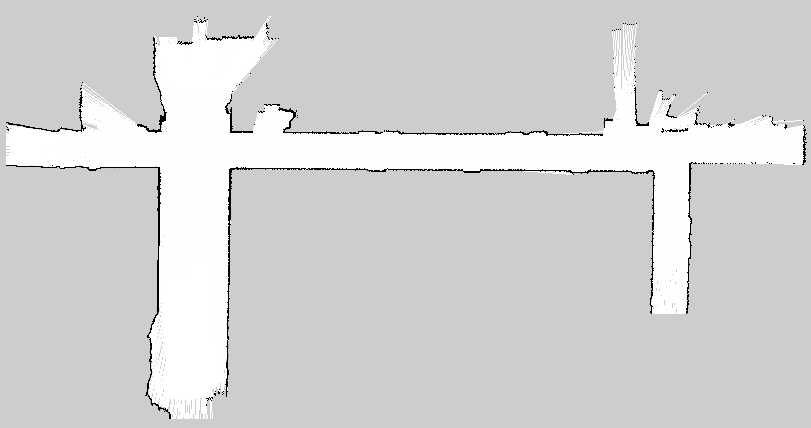
#> input picture feature_point_match/asset/image/part01-2.jpg, 811 x 428 px
$ python 'FLANN + SURF + RANSAC.py'
#> lines starting #> are read from the running program, lines starting #| are printed output that depends on the picture
import numpy as np
import cv2
from matplotlib import pyplot as plt


def SURF(img):
    surf = cv2.xfeatures2d.SURF_create()
    kp, des = surf.detectAndCompute(img, None)
    cv2.drawKeypoints(img, kp, img, (0, 255, 0))

    # 图像显示
    plt.figure(figsize=(10, 8), dpi=100)
    plt.imshow(img[:, :, ::-1])
    plt.xticks([]), plt.yticks([])
    plt.show()
    return kp, des


def ByFlann(img1, img2, kp1, kp2, des1, des2, flag="ORB"):
    """
        （1）FLANN匹配器
        :param img1: 匹配图像1
        :param img2: 匹配图像2
        :param kp1: 匹配图像1的特征点
        :param kp2: 匹配图像2的特征点
        :param des1: 匹配图像1的描述子
        :param des2: 匹配图像2的描述子
        :return:
        """
    if (flag == "SIFT" or flag == "sift"):
        # SIFT方法
        FLANN_INDEX_KDTREE = 1
        index_params = dict(algorithm=FLANN_INDEX_KDTREE,
                            trees=5)
        search_params = dict(check=50)
    else:
        # ORB方法
        FLANN_INDEX_LSH = 6
        index_params = dict(algorithm=FLANN_INDEX_LSH,
                            table_number=6,
                            key_size=12,
                            multi_probe_level=1)
        search_params = dict(check=50)
    # 定义FLANN参数
    flann = cv2.FlannBasedMatcher(index_params, search_params)
    matches = flann.match(des1, des2)
    # [4 lines of commented-out code are left out]
    return matches


def RANSAC(img1, img2, kp1, kp2, matches):
    MIN_MATCH_COUNT = 10
    # store all the good matches as per Lowe's ratio test.
    matchType = type(matches[0])
    good = []
    print(matchType)
    if isinstance(matches[0], cv2.DMatch):
        # 搜索使用的是match
        good = matches
    else:
        # 搜索使用的是knnMatch
        for m, n in matches:
            if m.distance < 0.7 * n.distance:
                good.append(m)

    if len(good) > MIN_MATCH_COUNT:
        src_pts = np.float32([kp1[m.queryIdx].pt for m in good]).reshape(-1, 1, 2)
        dst_pts = np.float32([kp2[m.trainIdx].pt for m in good]).reshape(-1, 1, 2)

        # M: 3x3 变换矩阵.
        M, mask = cv2.findHomography(src_pts, dst_pts, cv2.RANSAC, 5.0)
        matchesMask = mask.ravel().tolist()

        # [5 lines of commented-out code are left out]
    else:
        print
        "Not enough matches are found - %d/%d" % (len(good), MIN_MATCH_COUNT)
        matchesMask = None

    draw_params = dict(matchColor=(0, 255, 0),  # draw matches in green color
                       singlePointColor=None,
                       matchesMask=matchesMask,  # draw only inliers
                       flags=2)

    img3 = cv2.drawMatches(img1, kp1, img2, kp2, good, None, **draw_params)

    draw_params1 = dict(matchColor=(0, 255, 0),  # draw matches in green color
                        singlePointColor=None,
                        matchesMask=None,  # draw only inliers
                        flags=2)

    img33 = cv2.drawMatches(img1, kp1, img2, kp2, good, None, **draw_params1)
    cv2.imwrite("1.jpg", img33)
    cv2.imwrite("2.jpg", img3)
    cv2.imshow("before", img33)
    cv2.imshow("now", img3)
    cv2.waitKey(0)


def SIFT(img):
    # SIFT算法关键点检测
    # 读取图像
    gray = cv2.cvtColor(img, cv2.COLOR_BGR2GRAY)

    # SIFT关键点检测
    # 1. 实例化sift
    sift = cv2.xfeatures2d.SIFT_create()

    # 2. 利用sift.detectAndCompute()检测关键点并计算
    kp, des = sift.detectAndCompute(gray, None)
    # gray: 进行关键带你检测的图像，注意是灰度图像
    # kp: 关键点信息，包括位置，尺度，方向信息
    # des: 关键点描述符，每个关键点对应128个梯度信息的特征向量

    # 3. 将关键点检测结果绘制在图像上
    # cv2.drawKeypoints(image, keypoints, outputimage, color, flags)
    # image: 原始图像
    # keypoints: 关键点信息，将其绘制在图像上
    # outputimage: 输出图片，可以是原始图像
    # color: 颜色设置，通过修改(b, g, r)的值，更改画笔的颜色，b = 蓝色, g = 绿色, r = 红色
    # flags: 绘图功能的标识设置
    # 1. cv2.DRAW_MATCHES_FLAGS_DEFAULT: 创建输出图像矩阵，使用现存的输出图像绘制匹配对象和特征点，对每一个关键点只绘制中间点
    # 2. cv2.DRAW_MATCHES_FLAGS_DRAW_OVER_OUTIMG: 不创建输出图像矩阵，而是在输出图像上绘制匹配对
    # 3. cv2.DRAW_MATCHES_FLAGS_DRAW_RICH_KEYPOINTS: 对每一个特征点绘制带大小和方向的关键点图形
    # 4. cv2.DRAW_MATCHES_FLAGS_NOT_DRAW_SINGLE_POINTS: 单点的特征点不被绘制
    cv2.drawKeypoints(img, kp, img, (0, 255, 0))
    cv2.imwrite("1.jpg", img)
    # 图像显示
    plt.figure(figsize=(10, 8), dpi=100)
    plt.imshow(img[:, :, ::-1])
    plt.xticks([]), plt.yticks([])
    plt.show()
    return kp, des


if __name__ == '__main__':
    img1 = cv2.imread("asset/image/part01-2.jpg")
#> img1 is the input picture: shape (428, 811, 3); min 0, max 255, mean 211.8
    img2 = cv2.imread("asset/image/part02-2.jpg")
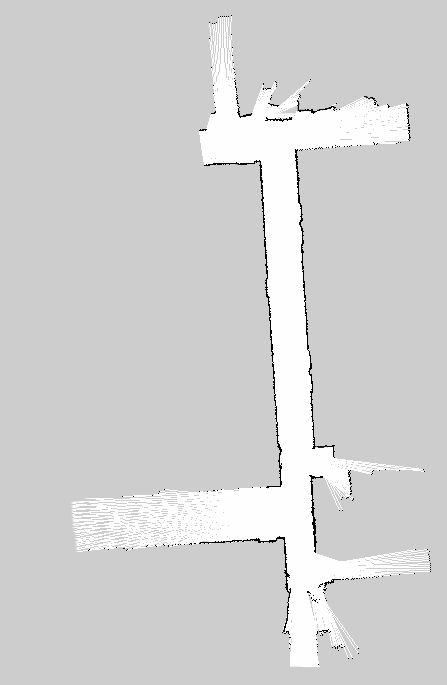
#> input picture feature_point_match/asset/image/part02-2.jpg, 447 x 685 px
#> img2 is the input picture: shape (685, 447, 3); min 0, max 255, mean 210
    # img1 = cv2.imread("asset/image/part01-2.jpg")
    # img2 = cv2.imread("asset/image/part02-2.jpg")
    kp1, des1 = SIFT(img1)
#> in SIFT, `kp, des = sift.detectAndCompute(gray, None)`: kp = 117 keypoints; strongest (x, y, size): (686, 129, 2.1), (786, 127, 2), (647, 124, 2.1), (676, 131, 1.9)
#> kp1 has the same summary as kp in SIFT
    kp2, des2 = SIFT(img2)
#> in SIFT (call 2), `kp, des = sift.detectAndCompute(gray, None)`: kp = 124 keypoints; strongest (x, y, size): (290, 118, 2.1), (283, 538, 2.1), (280, 120, 1.9), (302, 251, 2.2)
#> in SIFT (call 2), `cv2.drawKeypoints(img, kp, img, (0, 255, 0))`:
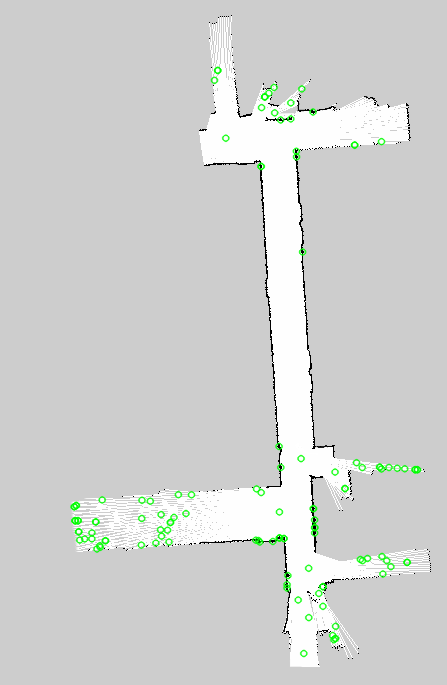
#> img: shape (685, 447, 3); mean B, G, R 208.3, 210.2, 208.3
#> kp2 has the same summary as kp in SIFT
    matches = ByFlann(img1, img2, kp1, kp2, des1, des2, "SIFT")
#> in ByFlann, `matches = flann.match(des1, des2)`: matches = 117 matches
#> matches = 117 matches
    RANSAC(img1, img2, kp1, kp2, matches)
#> in RANSAC, `src_pts = np.float32([kp1[m.queryIdx].pt for m in good]).reshape(-1, 1..`: src_pts = 117 rows, first 8: [7.68, 134.2], [7.68, 134.2], [9.17, 126.1], [18.18, 124.8], [27.65, 146.8], [27.65, 146.8], [58.14, 130.4], [79.89, 110.6]
#> in RANSAC, `dst_pts = np.float32([kp2[m.trainIdx].pt for m in good]).reshape(-1, 1..`: dst_pts = 117 rows, first 8: [354.2, 144.6], [354.2, 144.6], [274.2, 112.4], [296.1, 156.4], [379.3, 466.7], [406.6, 561.9], [287.4, 575.1], [314.3, 527.2]
#> in RANSAC, `M, mask = cv2.findHomography(src_pts, dst_pts, cv2.RANSAC, 5.0)`: M = [[-1.65, 0.503, 313.5], [-2.76, 0.853, 523.2], [-0.00525, 0.00159, 1]]; mask = 117 values, max 1 at index 7, min 0 at index 0, mean 0.12
#> in RANSAC, `matchesMask = mask.ravel().tolist()`: matchesMask has the same summary as mask
#> in RANSAC, `draw_params = dict(matchColor=(0, 255, 0),`: draw_params = 4 items
#> in RANSAC, `img3 = cv2.drawMatches(img1, kp1, img2, kp2, good, None, **draw_params)`:
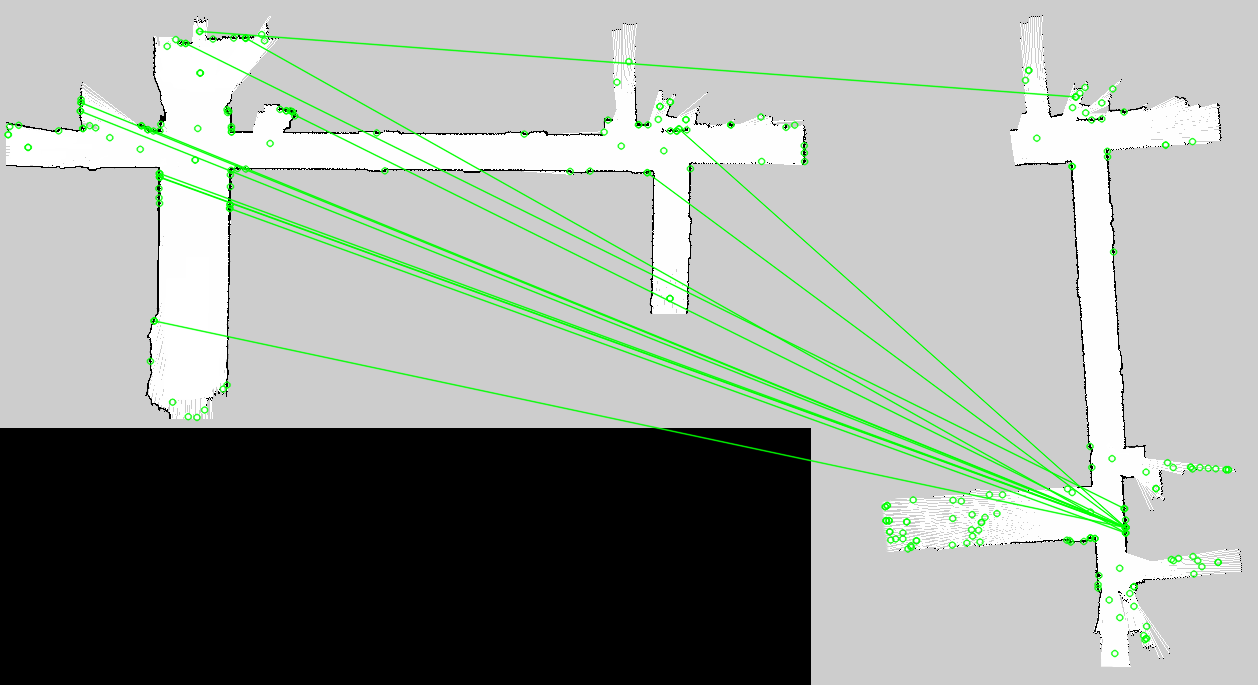
#> img3: shape (685, 1258, 3); mean B, G, R 155.1, 161, 155.1
#> in RANSAC, `img33 = cv2.drawMatches(img1, kp1, img2, kp2, good, None, **draw_param..`:
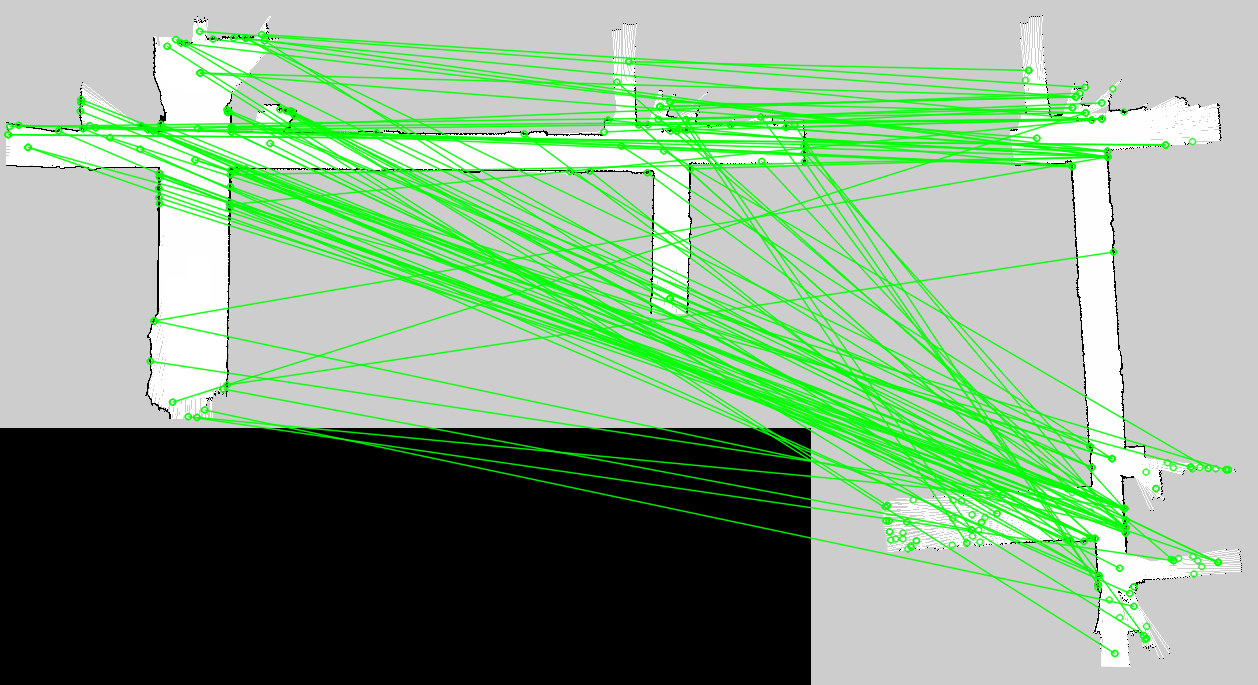
#> img33: shape (685, 1258, 3); mean B, G, R 135.8, 165.7, 135.8
